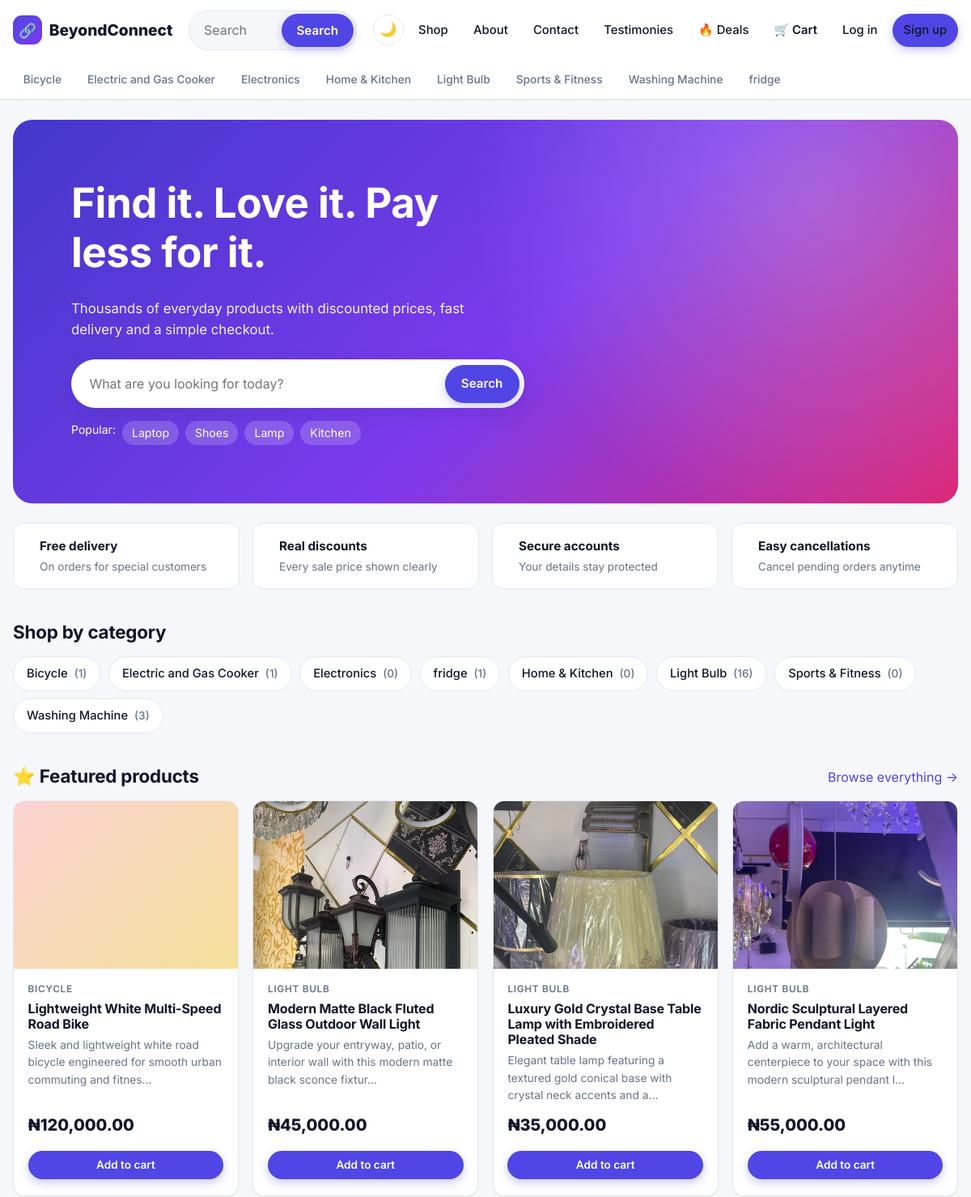
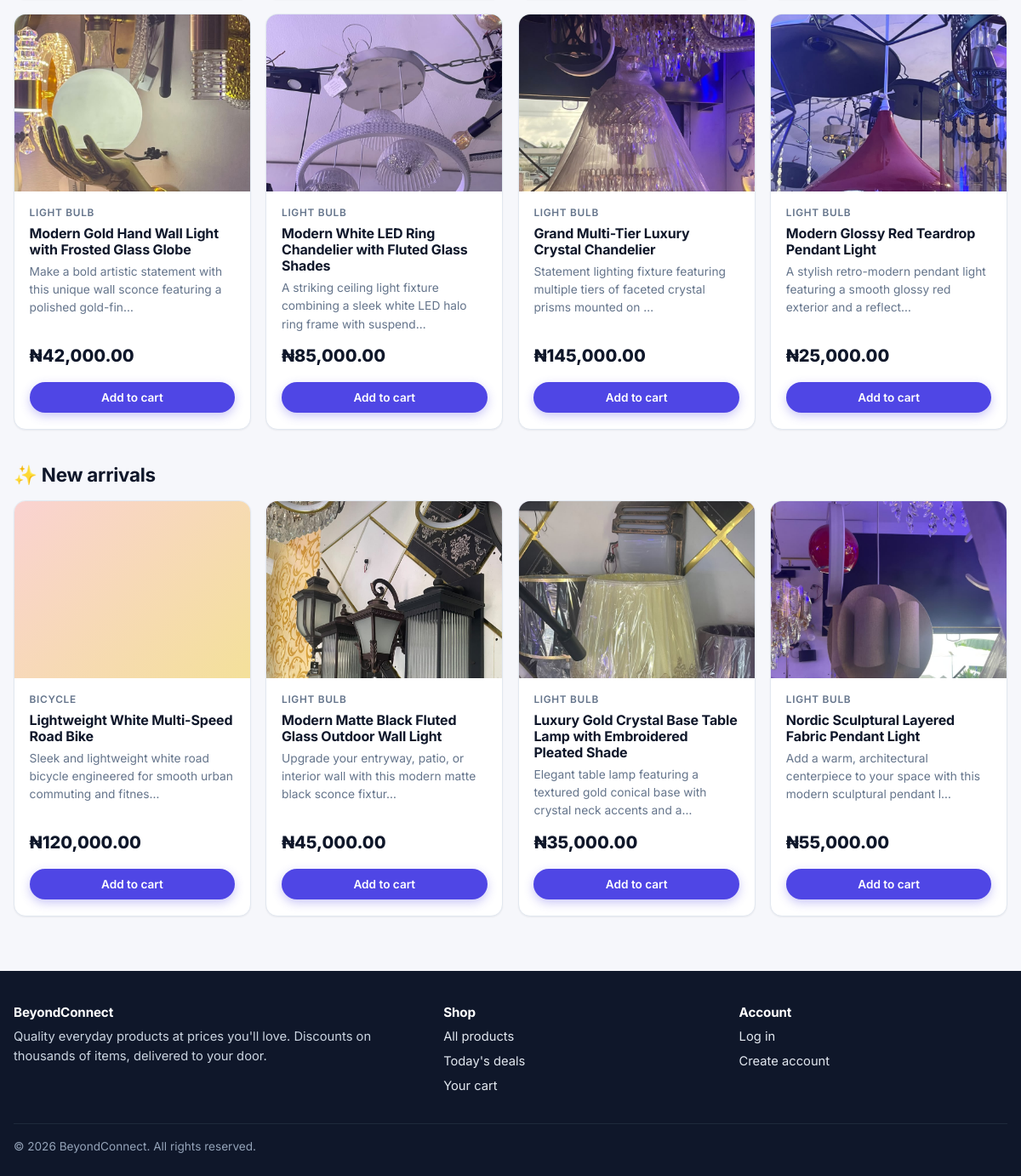
The page / on the database its author committed (2 pictures, top to bottom).
### store/models.py (models this page shows, shortened)
class Category(models.Model):
    name = models.CharField(max_length=100, unique=True)
    slug = models.SlugField(max_length=110, unique=True, blank=True)
    icon = models.CharField(max_length=8, blank=True, default="🛍️", help_text="An emoji shown on category chips.")
    description = models.TextField(blank=True)
    class Meta:
        ordering = ["name"]
        verbose_name_plural = "categories"
    def get_absolute_url(self):
        return reverse("store:category", args=[self.slug])

class Product(models.Model):
    category = models.ForeignKey(Category, on_delete=models.PROTECT, related_name="products")
    name = models.CharField(max_length=200)
    slug = models.SlugField(max_length=220, unique=True, blank=True)
    description = models.TextField()
    price = models.DecimalField(
        "original price",
        max_digits=10,
        decimal_places=2,
        validators=[MinValueValidator(Decimal("0.01"))],
    )
    discount_percent = models.PositiveSmallIntegerField(
        default=0,
        validators=[MaxValueValidator(90)],
        help_text="0-90. The discounted price is calculated automatically.",
    )
    stock = models.PositiveIntegerField(default=0)
    image = models.ImageField(upload_to="products/", blank=True)
    image_url = models.URLField(blank=True, help_text="Optional: use an external image instead of uploading one.")
    is_active = models.BooleanField(default=True, help_text="Untick to hide the product from the store.")
    is_featured = models.BooleanField(default=False)
    created_at = models.DateTimeField(auto_now_add=True)
    updated_at = models.DateTimeField(auto_now=True)
    class Meta:
        ordering = ["-created_at"]
    def get_absolute_url(self):
        return reverse("store:product_detail", args=[self.slug])
    @property
    def has_discount(self):
        return self.discount_percent > 0
    @property
    def discounted_price(self):
        factor = Decimal(100 - self.discount_percent) / Decimal(100)
        return (Decimal(self.price) * factor).quantize(TWO_PLACES, rounding=ROUND_HALF_UP)
    @property
    def in_stock(self):
        return self.stock > 0
    @property
    def image_src(self):
        if self.image:
            return self.image.url
        return self.image_url or ""
    @property
    def placeholder_hue(self):
        return ((self.pk or 0) * 47) % 360

### store/views.py (the view)
# urls.py: path("", views.home, name="home"),
def home(request):
    active = Product.objects.filter(is_active=True).select_related("category")
    context = {
        "categories": Category.objects.annotate(
            product_total=Count("products", filter=Q(products__is_active=True))
        ),
        "deals": active.filter(discount_percent__gt=0, stock__gt=0).order_by("-discount_percent")[:8],
        "featured": active.filter(is_featured=True)[:8],
        "newest": active.order_by("-created_at")[:4],
    }
    return render(request, "store/home.html", context)

### store/cart.py (called while the page is built)
    def __len__(self):
        return sum(self.items.values())

### store/context_processors.py (called while the page is built)
def site(request):
    return {
        "SITE_NAME": settings.SITE_NAME,
        "CURRENCY": settings.CURRENCY_SYMBOL,
        "FREE_SHIPPING": Decimal(str(settings.FREE_SHIPPING_THRESHOLD)),
        "cart_count": len(Cart(request)),
        "nav_categories": Category.objects.all()[:8],
    }

### store/templatetags/store_extras.py (called while the page is built)
@register.filter
def money(value):
    try:
        amount = Decimal(value)
    except (InvalidOperation, TypeError, ValueError):
        return value
    return f"{settings.CURRENCY_SYMBOL}{amount:,.2f}"

### templates/store/home.html (shortened to what this page needs)
{% extends "base.html" %}
{% load store_extras %}
{% block content %}
<section class="hero">
  <h1>Find it. Love it. Pay less for it.</h1>
  <p>Thousands of everyday products with discounted prices, fast delivery and a simple checkout.</p>
  <form class="hero-search" action="{% url 'store:search' %}" method="get">
    <input type="search" name="q" placeholder="What are you looking for today?" aria-label="Search products">
    <button class="btn btn-primary" type="submit">Search</button>
  </form>
  <div class="hero-tags">
    <span>Popular:</span>
    <a href="{% url 'store:search' %}?q=laptop">Laptop</a>
    <a href="{% url 'store:search' %}?q=shoes">Shoes</a>
    <a href="{% url 'store:search' %}?q=lamp">Lamp</a>
    <a href="{% url 'store:search' %}?q=kitchen">Kitchen</a>
  </div>
</section>
<section class="perks">
  <div class="perk"><div><strong>Free delivery</strong><span>On orders for special customers</span></div></div>
  <div class="perk"><div><strong>Real discounts</strong><span>Every sale price shown clearly</span></div></div>
  <div class="perk"><div><strong>Secure accounts</strong><span>Your details stay protected</span></div></div>
  <div class="perk"><div><strong>Easy cancellations</strong><span>Cancel pending orders anytime</span></div></div>
</section>
{% if categories %}
<section class="section">
  <div class="section-head"><h2>Shop by category</h2></div>
  <div class="chips">
    {% for c in categories %}<a class="chip" href="{{ c.get_absolute_url }}">{{ c.icon }} {{ c.name }} <span class="muted small">({{ c.product_total }})</span></a>{% endfor %}
  </div>
</section>
{% endif %}
{% if featured %}
<section class="section">
  <div class="section-head"><h2>⭐ Featured products</h2><a href="{% url 'store:product_list' %}">Browse everything →</a></div>
  <div class="grid">{% for product in featured %}{% include "store/_product_card.html" %}{% endfor %}</div>
</section>
{% endif %}
{% if newest %}
<section class="section">
  <div class="section-head"><h2>✨ New arrivals</h2></div>
  <div class="grid">{% for product in newest %}{% include "store/_product_card.html" %}{% endfor %}</div>
</section>
{% endif %}
{% endblock %}

### templates/base.html (shortened to what this page needs)
{% load static %}<!DOCTYPE html>
<html lang="en">
<head>
  <link rel="stylesheet" href="{% static 'css/style.css' %}">
</head>
<body>
  <header class="site-header">
    <div class="container header-row">
      <a href="{% url 'store:home' %}" class="brand"><span class="brand-mark">🔗</span>{{ SITE_NAME }}</a>
      <form class="search-form" action="{% url 'store:search' %}" method="get" role="search" autocomplete="off">
        <input type="search" name="q" value="{{ request.GET.q }}" placeholder="Search products, e.g. laptop, shoes, lamp…" aria-label="Search products" data-search-input>
        <button class="btn btn-primary" type="submit">Search</button>
      </form>
      <nav class="nav" data-nav>
        <button type="button" class="theme-toggle" data-theme-toggle aria-label="Switch to dark mode" title="Switch light / dark mode">🌙</button>
        <a href="{% url 'store:product_list' %}">Shop</a>
        <a href="{% url 'store:about' %}">About</a>
        <a href="{% url 'store:contact' %}">Contact</a>
        <a href="{% url 'store:testimonials' %}">Testimonies</a>
        <a href="{% url 'store:product_list' %}?deals=1&sort=discount">🔥 Deals</a>
        <a href="{% url 'store:cart' %}" class="cart-link">🛒 Cart{% if cart_count %}<span class="cart-count">{{ cart_count }}</span>{% endif %}</a>
        {% if user.is_authenticated %}
          {% if user.is_staff %}<a href="{% url 'dashboard:home' %}">Admin</a>{% endif %}
          <a href="{% url 'accounts:dashboard' %}">👤 {{ user.first_name|default:user.username }}</a>
          <form action="{% url 'accounts:logout' %}" method="post">{% csrf_token %}<button type="submit" class="link-button">Log out</button></form>
        {% else %}
          <a href="{% url 'accounts:login' %}">Log in</a>
          <a href="{% url 'accounts:signup' %}" class="btn btn-primary btn-sm">Sign up</a>
        {% endif %}
      </nav>
    </div>
    {% if nav_categories %}
    <div class="category-bar">
      <div class="container">
        {% for c in nav_categories %}<a href="{{ c.get_absolute_url }}">{{ c.icon }} {{ c.name }}</a>{% endfor %}
      </div>
    </div>
    {% endif %}
  </header>
  <main>
    <div class="container">
      {% block content %}{% endblock %}
    </div>
  </main>
  <footer class="site-footer">
    <div class="container">
      <div class="footer-grid">
        <div>
          <h4>{{ SITE_NAME }}</h4>
          <p>Quality everyday products at prices you'll love. Discounts on thousands of items, delivered to your door.</p>
        </div>
        <div>
          <h4>Shop</h4>
          <ul>
            <li><a href="{% url 'store:product_list' %}">All products</a></li>
            <li><a href="{% url 'store:product_list' %}?deals=1&sort=discount">Today's deals</a></li>
            <li><a href="{% url 'store:cart' %}">Your cart</a></li>
          </ul>
        </div>
        <div>
          <h4>Account</h4>
          <ul>
            {% if user.is_authenticated %}
              <li><a href="{% url 'accounts:dashboard' %}">My dashboard</a></li>
              <li><a href="{% url 'accounts:order_list' %}">My orders</a></li>
            {% else %}
              <li><a href="{% url 'accounts:login' %}">Log in</a></li>
              <li><a href="{% url 'accounts:signup' %}">Create account</a></li>
            {% endif %}
          </ul>
        </div>
      </div>
      <div class="copyright">© {% now "Y" %} {{ SITE_NAME }}. All rights reserved.</div>
    </div>
  </footer>
</body>
</html>

### templates/store/_product_card.html (shortened to what this page needs)
{% load store_extras %}
<article class="card product-card">
  <a href="{{ product.get_absolute_url }}" class="card-media" style="--h: {{ product.placeholder_hue }}" aria-label="{{ product.name }}">
    {% if product.image_src %}<img src="{{ product.image_src }}" alt="{{ product.name }}" loading="lazy">{% else %}<span class="ph-icon">{{ product.category.icon }}</span>{% endif %}
  </a>
  <div class="card-body">
    <p class="card-cat">{{ product.category.name }}</p>
    <h3><a href="{{ product.get_absolute_url }}">{{ product.name }}</a></h3>
    <p class="card-desc">{{ product.description|truncatechars:90 }}</p>
    <div class="price-row">
      <span class="price-now">{{ product.discounted_price|money }}</span>
    </div>
    {% if product.in_stock %}
      <form action="{% url 'store:add_to_cart' product.pk %}" method="post">
        <button type="submit" class="btn btn-primary btn-block btn-sm">Add to cart</button>
      </form>
    {% else %}
      <button class="btn btn-ghost btn-block btn-sm" disabled>Out of stock</button>
    {% endif %}
  </div>
</article>

### rows shown on the page
Category: name "Bicycle", product_total "1"
Category: name "Electric and Gas Cooker", product_total "1"
Category: name "Electronics", product_total "0"
Category: name "Home & Kitchen", product_total "0"
Category: name "Light Bulb", product_total "16"
Category: name "Sports & Fitness", product_total "0"
Category: name "Washing Machine", product_total "3"
Category: name "fridge", product_total "1"
Product: category.name "BICYCLE", name "Lightweight White Multi-Speed Road Bike", description "Sleek and lightweight white road bicycle engineered for smooth urban commuting and fitnes…", discounted_price "₦120,000.00"
Product: image_src (picture), category.name "LIGHT BULB", name "Modern Matte Black Fluted Glass Outdoor Wall Light", description "Upgrade your entryway, patio, or interior wall with this modern matte black sconce fixtur…", discounted_price "₦45,000.00"
Product: image_src (picture), category.name "LIGHT BULB", name "Luxury Gold Crystal Base Table Lamp with Embroidered Pleated Shade", description "Elegant table lamp featuring a textured gold conical base with crystal neck accents and a…", discounted_price "₦35,000.00"
Product: image_src (picture), category.name "LIGHT BULB", name "Nordic Sculptural Layered Fabric Pendant Light", description "Add a warm, architectural centerpiece to your space with this modern sculptural pendant l…", discounted_price "₦55,000.00"
Product: image_src (picture), category.name "LIGHT BULB", name "Modern Gold Hand Wall Light with Frosted Glass Globe", description "Make a bold artistic statement with this unique wall sconce featuring a polished gold-fin…", discounted_price "₦42,000.00"
Product: image_src (picture), category.name "LIGHT BULB", name "Modern White LED Ring Chandelier with Fluted Glass Shades", description "A striking ceiling light fixture combining a sleek white LED halo ring frame with suspend…", discounted_price "₦85,000.00"
Product: image_src (picture), category.name "LIGHT BULB", name "Grand Multi-Tier Luxury Crystal Chandelier", description "Statement lighting fixture featuring multiple tiers of faceted crystal prisms mounted on …", discounted_price "₦145,000.00"
Product: image_src (picture), category.name "LIGHT BULB", name "Modern Glossy Red Teardrop Pendant Light", description "A stylish retro-modern pendant light featuring a smooth glossy red exterior and a reflect…", discounted_price "₦25,000.00"

### other values the page prints
{{ SITE_NAME }} "BeyondConnect"
